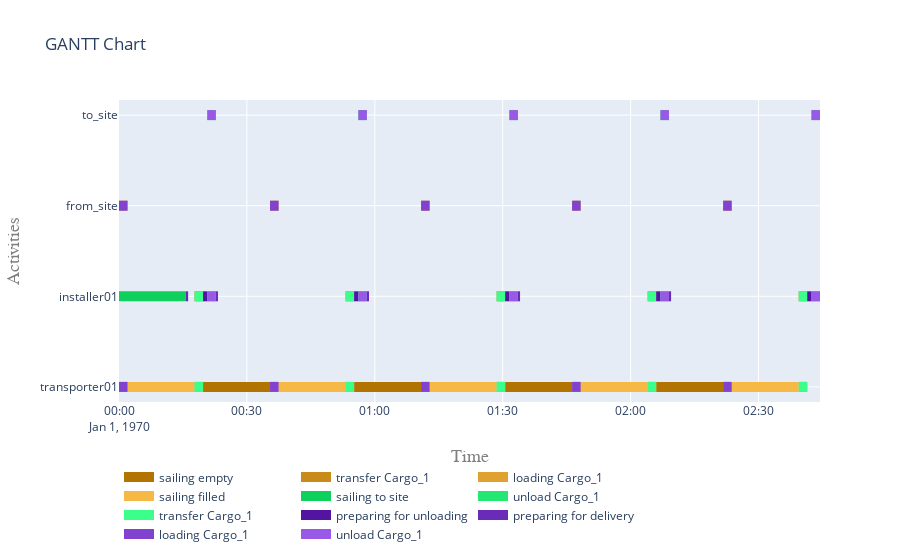

Notebook code cell kept with this figure:
### Code cell
plot.get_gantt_chart([transporter01, installer01, from_site, to_site],id_map=[transport_activity, installer_move_sequential_activity])
